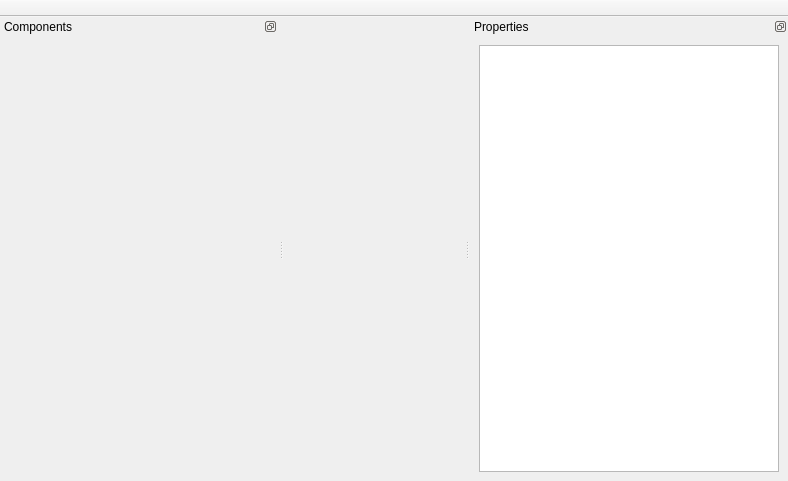
<?xml version="1.0" encoding="UTF-8"?>
<ui version="4.0">
 <class>MainWindow</class>
 <widget class="QMainWindow" name="MainWindow">
  <property name="geometry">
   <rect>
    <x>0</x>
    <y>0</y>
    <width>788</width>
    <height>481</height>
   </rect>
  </property>
  <property name="windowTitle">
   <string>MainWindow</string>
  </property>
  <property name="layoutDirection">
   <enum>Qt::LeftToRight</enum>
  </property>
  <property name="styleSheet">
   <string notr="true"/>
  </property>
  <property name="tabShape">
   <enum>QTabWidget::Rounded</enum>
  </property>
  <property name="dockNestingEnabled">
   <bool>false</bool>
  </property>
  <widget class="QWidget" name="centralwidget">
   <layout class="QGridLayout" name="gridLayout"/>
  </widget>
  <widget class="QDockWidget" name="compDock">
   <property name="sizePolicy">
    <sizepolicy hsizetype="MinimumExpanding" vsizetype="MinimumExpanding">
     <horstretch>0</horstretch>
     <verstretch>0</verstretch>
    </sizepolicy>
   </property>
   <property name="minimumSize">
    <size>
     <width>278</width>
     <height>52</height>
    </size>
   </property>
   <property name="styleSheet">
    <string notr="true"/>
   </property>
   <property name="features">
    <set>QDockWidget::DockWidgetFloatable|QDockWidget::DockWidgetMovable</set>
   </property>
   <property name="windowTitle">
    <string>Components</string>
   </property>
   <attribute name="dockWidgetArea">
    <number>1</number>
   </attribute>
   <widget class="QWidget" name="compDockContents">
    <layout class="QGridLayout" name="gridLayout_2"/>
   </widget>
  </widget>
  <widget class="QDockWidget" name="propDock">
   <property name="minimumSize">
    <size>
     <width>318</width>
     <height>139</height>
    </size>
   </property>
   <property name="styleSheet">
    <string notr="true"/>
   </property>
   <property name="features">
    <set>QDockWidget::DockWidgetFloatable|QDockWidget::DockWidgetMovable</set>
   </property>
   <property name="windowTitle">
    <string>Properties</string>
   </property>
   <attribute name="dockWidgetArea">
    <number>2</number>
   </attribute>
   <widget class="QWidget" name="dockWidgetContents_8">
    <layout class="QGridLayout" name="gridLayout_3">
     <item row="0" column="0">
      <widget class="QTableWidget" name="tableWidget">
       <property name="minimumSize">
        <size>
         <width>250</width>
         <height>0</height>
        </size>
       </property>
       <property name="baseSize">
        <size>
         <width>0</width>
         <height>0</height>
        </size>
       </property>
      </widget>
     </item>
    </layout>
   </widget>
  </widget>
  <widget class="QToolBar" name="toolBar">
   <property name="windowTitle">
    <string>toolBar</string>
   </property>
   <property name="movable">
    <bool>false</bool>
   </property>
   <property name="floatable">
    <bool>false</bool>
   </property>
   <attribute name="toolBarArea">
    <enum>TopToolBarArea</enum>
   </attribute>
   <attribute name="toolBarBreak">
    <bool>false</bool>
   </attribute>
  </widget>
  <action name="actionNew">
   <property name="text">
    <string>New</string>
   </property>
  </action>
  <action name="actionOpen">
   <property name="text">
    <string>Open</string>
   </property>
  </action>
 </widget>
 <resources/>
 <connections/>
</ui>
